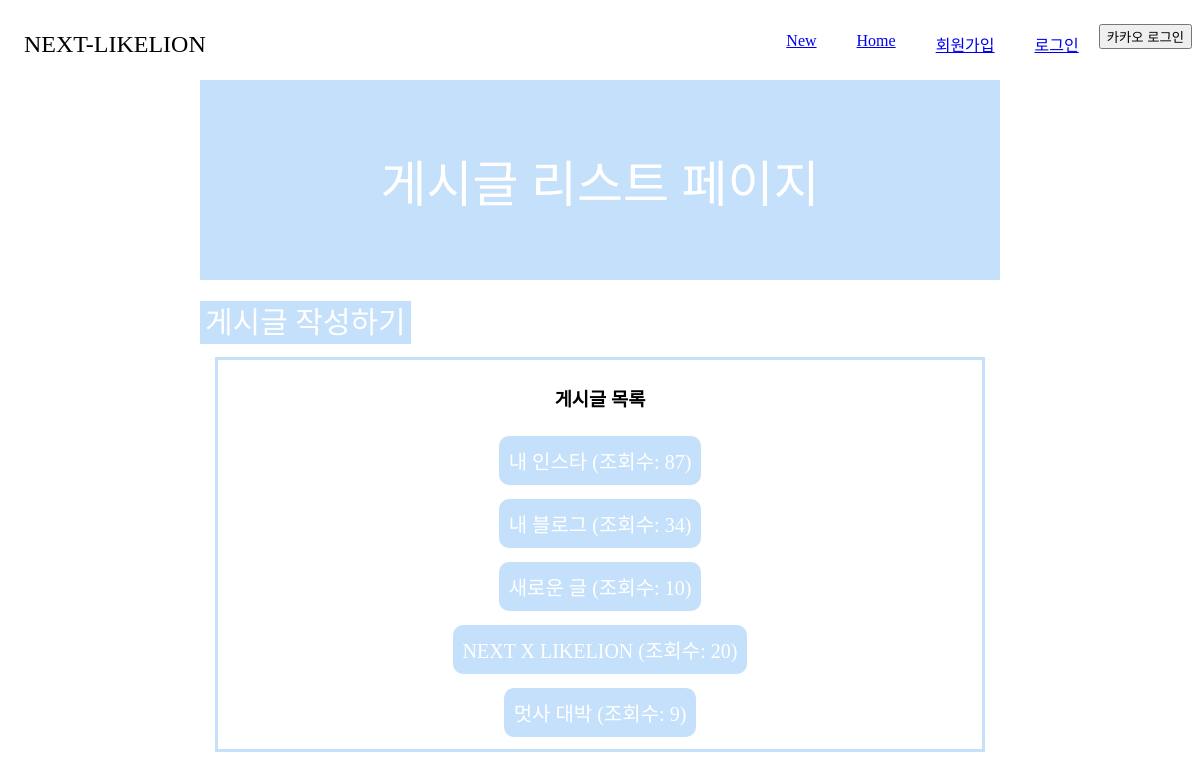
The page / on the database its author committed.
### app/models.py (models this page shows, shortened)
class Post(models.Model):
    title = models.CharField(max_length=50)
    content = models.TextField()
    address = models.URLField(max_length=200, blank = False, default='')
    hit = models.PositiveBigIntegerField(default=0)
    author = models.ForeignKey(User, models.CASCADE, related_name="posts")

### app/views.py (the view)
# urls.py: path('', views.list_page, name='list_page'),
def list_page(request):
    posts = Post.objects.all()
    return render(request, 'app/list_page.html', {'posts': posts})

### app/templates/app/list_page.html (shortened to what this page needs)
{% extends 'base.html' %}
{% block css %}
{% load static %}
<link rel="stylesheet" type="text/css" href="{% static 'app/list_page.css' %}">
{% endblock css %}
{% block header %}
게시글 리스트 페이지
{% endblock %}
{% block write %}
<a class="btn" href="{% url 'create_page' %}">게시글 작성하기</a>
{% endblock %}
{% block content %}
<h3>게시글 목록</h3>
{% for post in posts %}
<a class="post-title" href="{% url 'detail_page' post.pk %}">{{ post.title }} (조회수: {{ post.hit }})</a>
{% endfor %}
{% endblock %}

### app/static/app/base.css (style rules this page uses)
.btn { background-color: rgb(196, 224, 250); width: 200px; height: 40px; padding: 5px; font-size: 30px; text-decoration: none; color: white; text-align: center; }

### app/static/app/list_page.css (style rules this page uses)
.post-title { font-size: 20px; padding: 10px; border-radius: 10px; text-decoration: none; color: white; background-color: rgb(196, 224, 250); margin: 7px; }

### rows shown on the page
Post: title "내 인스타", hit "87"
Post: title "내 블로그", hit "34"
Post: title "새로운 글", hit "10"
Post: title "NEXT X LIKELION", hit "20"
Post: title "멋사 대박", hit "9"
